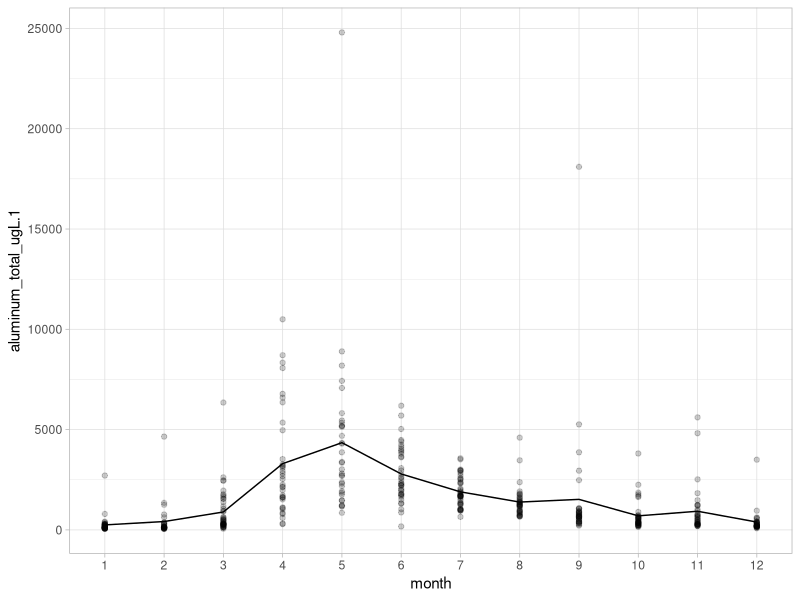

Write the R code that produced this figure.
library(tidyverse)
library(dplyr)
library(ggpubr)

##Loading datasheets

metals1 <- read.csv("metals1.csv") %>%
  rename("sample_time" = 1)

metals2 <- read.csv("metals2.csv")%>%
  rename("sample_time" = 1,
         "sample_number" = 2,
         "sample_type" = 3)
metals3 <- read.csv("metals3.csv") %>%
  rename("sample_time" = 1,
         "sample_number" = 2,
         "sample_type" = 3)
metals4 <- read.csv("metals4.csv") %>%
  rename("sample_time" = 1,
         "sample_number" = 2,
         "sample_type" = 3)
metals5 <- read.csv("metals5.csv") %>%
  rename("sample_time" = 1,
         "sample_number" = 2,
         "sample_type" = 3)
metals6 <- read.csv("metals6.csv") %>%
  rename("sample_time" = 1,
         "sample_number" = 2,
         "sample_type" = 3)

##Joining to one sheet

metals <- metals1 %>%
  full_join(metals2, 
             by = c("sample_time", "sample_number", "sample_type")) %>%
  full_join(metals3, 
             by = c("sample_time", "sample_number", "sample_type")) %>%
  full_join(metals4, 
             by = c("sample_time", "sample_number", "sample_type")) %>%
  full_join(metals5, 
             by = c("sample_time", "sample_number", "sample_type")) %>%
  full_join(metals6, 
             by = c("sample_time", "sample_number", "sample_type"))

##Removing an error variable
metals <- metals %>%
  filter(if_all(everything(), ~!grepl(-999999.000, .)))

##Adding week and month variable to metals df
metals <- metals %>%
  mutate(week = lubridate::isoweek(sample_time),
         month = lubridate::month(sample_time)) %>%
  relocate(c("week", "month"), .after = sample_time) %>%
  mutate(week = factor(week),
         month = factor(month))
  

##Creating mean dataframes for weeks and months
meanweeks <-
  metals %>%
  group_by(lubridate::isoweek(sample_time)) %>%
  summarize_at(vars(aluminum_total_ugL.1:zirconium_total_ugL.1),
               mean,
               na.rm=TRUE) %>%
  rename("week" = "lubridate::isoweek(sample_time)") %>%
  mutate(week = factor(week))

meanmonths <-
  metals %>%
  group_by(lubridate::month(sample_time)) %>%
  summarize_at(vars(aluminum_total_ugL.1:zirconium_total_ugL.1),
               mean,
               na.rm=TRUE) %>%
  rename("month" = "lubridate::month(sample_time)") %>%
  mutate(month = factor(month))

##Trying to make a function for this plot but not working
weektimeseries <- function(datametals, datameanweeks,
                           varmetals, varmeanweeks) {
  ggplot() +
    geom_point(data = datametals,
               aes(x = week,
                   y= varmetals),
               alpha = 1/5)+
    geom_line(data = datameanweeks,
              aes(x = week,
                  y= varmeanweeks,
                  group = 1)) +
    theme_light()
}


##Plotting all elements by week (average lines only for facetting)
weeklineplots <- function(y) {
  ggplot() +
    geom_line(data = meanweeks,
              aes(x = week,
                  y={{y}},
                  group = 1)) +
    theme_light()
}

Al_week_line <- weeklineplots(aluminum_total_ugL.1)
Sb_week_line <- weeklineplots(antimony_total_ugL.1)
As_week_line <- weeklineplots(arsenic_total_ugL.1)
Ba_week_line <- weeklineplots(barium_total_ugL.1)
Be_week_line <- weeklineplots(beryllium_total_ugL.1)
Bi_week_line <- weeklineplots(bismuth_total_ugL.1)
B_week_line <- weeklineplots(boron_total_ugL.1)
Cd_week_line <- weeklineplots(cadmium_total_ugL.1)
Ce_week_line <- weeklineplots(cerium_total_ugL.1)
Cs_week_line <- weeklineplots(cesium_total_ugL.1)
Cr_week_line <- weeklineplots(chromium_total_ugL.1)
Co_week_line <- weeklineplots(cobalt_total_ugL.1)
Cu_week_line <- weeklineplots(copper_total_ugL.1)
Eu_week_line <-weeklineplots(europium_total_ugL.1)
Gd_week_line <- weeklineplots(gadolinium_totalrecoverable_ugL.1)
Ga_week_line <- weeklineplots(gallium_total_ugL.1)
Ge_week_line <- weeklineplots(germanium_total_ugL.1)
Hf_week_line <- weeklineplots(hafnium_total_ugL.1)
Ho_week_line <- weeklineplots(holmium_total_ugL.1)
In_week_line <- weeklineplots(indium_total_ugL.1)
Fe_week_line <- weeklineplots(iron_total_ugL.1)
La_week_line <- weeklineplots(lanthanum_total_ugL.1)
Pb_week_line <- weeklineplots(lead_total_ugL.1)
Li_week_line <- weeklineplots(lithium_total_ugL.1)
Lu_week_line <- weeklineplots(lutetium_total_ugL.1)
Mn_week_line <- weeklineplots(manganese_total_ugL.1)
Mo_week_line <- weeklineplots(molybdenum_total_ugL.1)
Nd_week_line <- weeklineplots(neodymium_total_ugL.1)
Ni_week_line <- weeklineplots(nickel_total_ugL.1)
Nb_week_line <- weeklineplots(niobium_total_ugL.1)
Pd_week_line <-
Pt_week_line <-
Pr_week_line <-
Rb_week_line <-
Ru_week_line <-
Sm_week_line <-
Sc_week_line <-
Se_week_line <-
Ag_week_line <-
Sr_week_line <-
Te_week_line <-
Tb_week_line <-
Tl_week_line <-
Sn_week_line <-
Ti_week_line <-
W_week_line <-
U_week_line <-
V_week_line <- 
Yb_week_line <-
Y_week_line <-
Zn_week_line <-
Zr_week_line <-



##Plotting all elements by month


##Plotting by individual element
Al_week <- 
ggplot() +
  geom_point(data = metals,
             aes(x = week,
                 y=aluminum_total_ugL.1),
             alpha = 1/5)+
  geom_line(data = meanweeks,
            aes(x = week,
                y=aluminum_total_ugL.1,
                group = 1)) +
  theme_light()

Al_month <-
  ggplot() +
  geom_point(data = metals,
             aes(x = month,
                 y=aluminum_total_ugL.1),
             alpha = 1/5)+
  geom_line(data = meanmonths,
            aes(x = month,
                y=aluminum_total_ugL.1,
                group = 1)) +
  theme_light()
Al_month
